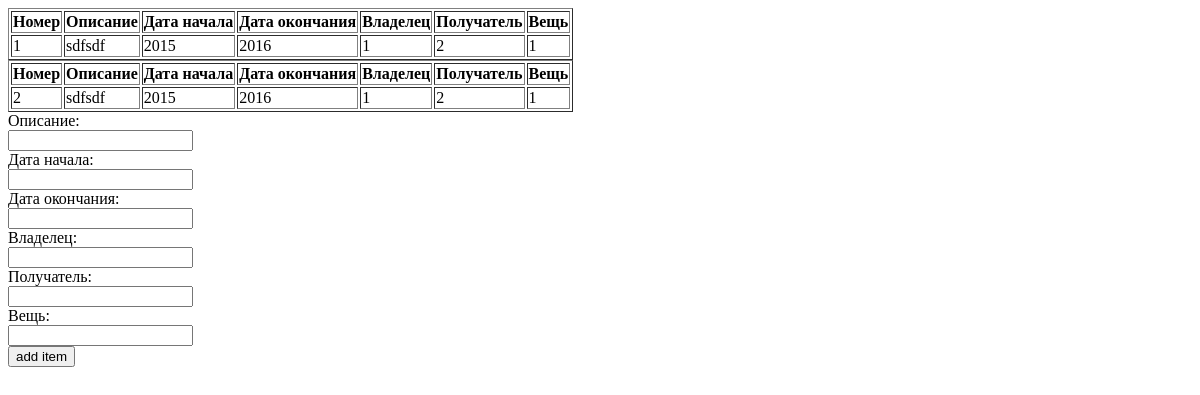
The page /contracts on the database as committed earlier.
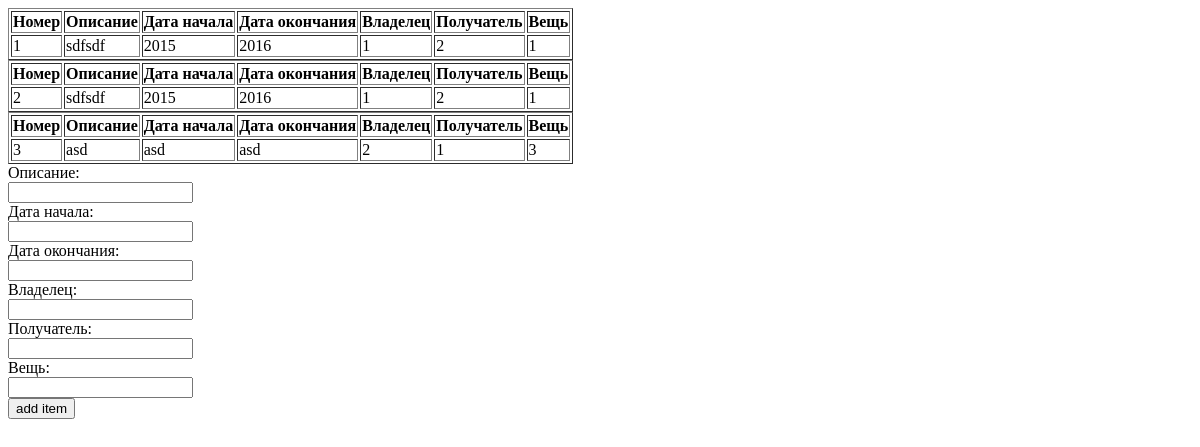
The same page on the database as committed later.
### tables this page shows
CREATE TABLE "contract" (
	"id"	INTEGER NOT NULL UNIQUE,
	"text"	TEXT NOT NULL,
	"start_date"	TEXT NOT NULL,
	"end_date"	TEXT NOT NULL,
	"leaser"	INTEGER NOT NULL,
	"taker"	INTEGER NOT NULL,
	"item"	INTEGER NOT NULL,
	PRIMARY KEY("id" AUTOINCREMENT)
);

### app.py (the view)
@login_required
@app.get('/contracts')
def contractsList():
    contracts_list=db_connector.select('contract')
    return render_template("contracts.html", contracts_list=contracts_list)

### app.py (called while the page is built)
def dict_factory(cursor, row):
    d={}
    for idx, col in enumerate(cursor.description):
        d[col[0]] = row[idx]
    return d

    def __enter__(self):
        return self.cur

    def __exit__(self, exc_type, exc_value, traceback):
        self.con.commit()
        self.con.close()

     def select(self, table_name, condition=None):
        if condition is None:
            condition={}
        with DatabaseConnection(self.connection_string) as db_cur:
            query= f'SELECT * FROM {table_name}'
            if condition:
                query+=' WHERE '
                itms=[]
                for key, value in condition.items():
                    itms.append(f'{key} = ?')
                query+=' AND '.join(itms)
            db_cur.execute(query, tuple(value for value in condition.values()))
            return db_cur.fetchall()

### templates/contracts.html (shortened to what this page needs)
<!DOCTYPE html>
<html lang="en">
<head>
</head>
<body>
    {% for itm in contracts_list %}
    <table border="1">
        <thead>
            <tr>
                <th>Номер</th>
                <th>Описание</th>
                <th>Дата начала</th>
                <th>Дата окончания</th>
                <th>Владелец</th>
                <th>Получатель</th>
                <th>Вещь</th>
            </tr>
        </thead>
        <tbody>
            <tr>
                <td>{{itm.id}}</td>
                <td>{{itm.text}}</td>
                <td>{{itm.start_date}}</td>
                <td>{{itm.end_date}}</td>
                <td>{{itm.leaser}}</td>
                <td>{{itm.taker}}</td>
                <td>{{itm.item}}</td>
            </tr>
        </tbody>
    </table>
    {% endfor %}
    <form action="/contracts" method="post">
        Описание: <br>
        <input type="text" name="text"> <br>
        Дата начала: <br>
        <input type="text" name="start_date" step="any"> <br>
        Дата окончания: <br>
        <input type="text" name="end_date" step="any"> <br>
        Владелец: <br>
        <input type="number" name="leaser" step="any"> <br>
        Получатель: <br>
        <input type="number" name="taker" step="any"> <br>
        Вещь: <br>
        <input type="number" name="item" ><br>
        <input type="submit" value="add item">
    </form>
</body>
</html>

Rows that differ between the two databases and show on the page:
added contract: id "3", text "asd", start_date "asd", end_date "asd", leaser "2", taker "1", item "3"
